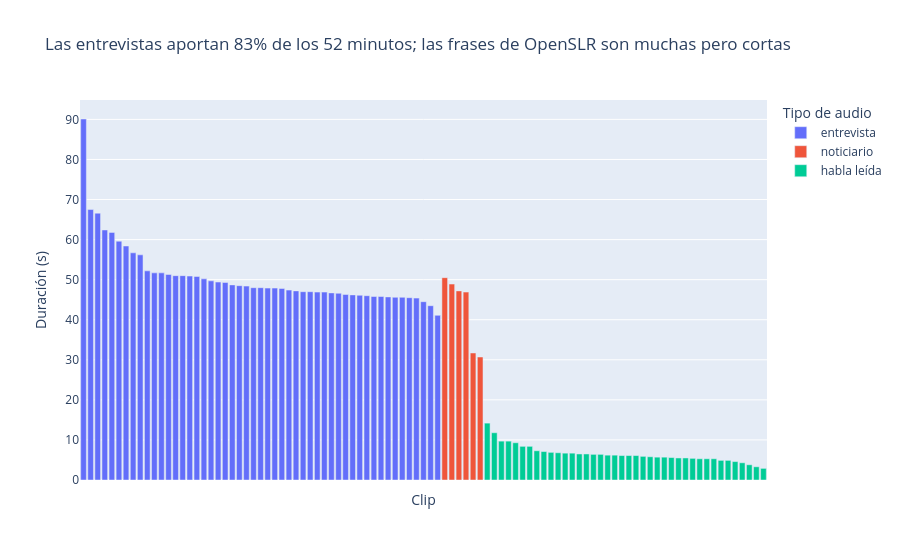

The notebook cell this image was saved under:
### Code cell
por_fuente = asr_res.groupby("tipo_audio")["duracion_seg"].sum().div(60).sort_values(ascending=False)
fig2 = px.bar(asr_res.sort_values("duracion_seg", ascending=False), x="id", y="duracion_seg", color="tipo_audio",
              title=f"Las entrevistas aportan {por_fuente.get('entrevista', 0) / por_fuente.sum():.0%} de los "
                    f"{por_fuente.sum():.0f} minutos; las frases de OpenSLR son muchas pero cortas",
              labels={"duracion_seg": "Duración (s)", "id": "Clip", "tipo_audio": "Tipo de audio"})
fig2.update_xaxes(showticklabels=False)
fig2.show()

### Figure 1 — Plotly figure (JSON) as saved in the notebook; plotly's stock layout.template omitted (floating-point values rounded to 4 significant figures)
{"data": [{"hovertemplate": "Tipo de audio=entrevista<br>Clip=%{x}<br>Duración (s)=%{y}<extra></extra>", "legendgroup": "entrevista", "marker": {"color": "#636efa", "pattern": {"shape": ""}}, "name": "entrevista", "orientation": "v", "showlegend": true, "textposition": "auto", "type": "bar", "x": ["clip_023", "clip_046", "clip_017", "clip_041", "clip_043", "clip_051", "clip_045", "clip_039", "clip_012", "clip_028", "clip_029", "clip_037", "clip_016", "clip_036", "clip_044", "clip_010", "clip_031", "clip_019", "clip_022", "clip_011", "clip_033", "clip_015", "clip_030", "clip_038", "clip_008", "clip_024", "clip_004", "clip_034", "clip_040", "clip_006", "clip_005", "clip_027", "clip_018", "clip_048", "clip_014", "clip_032", "clip_007", "clip_001", "clip_042", "clip_035", "clip_009", "clip_021", "clip_013", "clip_020", "clip_025", "clip_050", "clip_002", "clip_049", "clip_003", "clip_026", "clip_047"], "xaxis": "x", "y": [90.1, 67.5, 66.6, 62.4, 61.8, 59.6, 58.4, 56.7, 56.2, 52.2, 51.7, 51.7, 51.3, 51.0, 51.0, 50.9, 50.8, 50.2, 49.7, 49.4, 49.3, 48.7, 48.5, 48.4, 48.0, 48.0, 47.9, 47.9, 47.8, 47.4, 47.2, 47.0, 47.0, 46.9, 46.9, 46.7, 46.6, 46.3, 46.2, 46.1, 46.0, 45.8, 45.8, 45.7, 45.6, 45.6, 45.5, 45.4, 44.5, 43.5, 41.1], "yaxis": "y"}, {"hovertemplate": "Tipo de audio=noticiario<br>Clip=%{x}<br>Duración (s)=%{y}<extra></extra>", "legendgroup": "noticiario", "marker": {"color": "#EF553B", "pattern": {"shape": ""}}, "name": "noticiario", "orientation": "v", "showlegend": true, "textposition": "auto", "type": "bar", "x": ["clip_053", "clip_056", "clip_052", "clip_054", "clip_057", "clip_055"], "xaxis": "x", "y": [50.5, 48.9, 47.2, 46.9, 31.7, 30.7], "yaxis": "y"}, {"hovertemplate": "Tipo de audio=habla leída<br>Clip=%{x}<br>Duración (s)=%{y}<extra></extra>", "legendgroup": "habla leída", "marker": {"color": "#00cc96", "pattern": {"shape": ""}}, "name": "habla leída", "orientation": "v", "showlegend": true, "textposition": "auto", "type": "bar", "x": ["clip_079", "clip_058", "clip_062", "clip_064", "clip_061", "clip_085", "clip_077", "clip_065", "clip_083", "clip_069", "clip_086", "clip_076", "clip_075", "clip_097", "clip_078", "clip_088", "clip_082", "clip_096", "clip_074", "clip_081", "clip_094", "clip_093", "clip_084", "clip_090", "clip_073", "clip_070", "clip_059", "clip_060", "clip_091", "clip_087", "clip_071", "clip_063", "clip_072", "clip_066", "clip_068", "clip_095", "clip_092", "clip_067", "clip_089", "clip_080"], "xaxis": "x", "y": [14.2, 11.8, 9.7, 9.7, 9.3, 8.4, 8.4, 7.3, 7.1, 6.9, 6.8, 6.7, 6.7, 6.5, 6.5, 6.4, 6.4, 6.2, 6.2, 6.1, 6.1, 6.1, 5.9, 5.8, 5.7, 5.7, 5.6, 5.5, 5.5, 5.4, 5.3, 5.3, 5.3, 4.9, 4.9, 4.6, 4.3, 3.8, 3.3, 2.9], "yaxis": "y"}], "layout": {"barmode": "relative", "legend": {"title": {"text": "Tipo de audio"}, "tracegroupgap": 0}, "title": {"text": "Las entrevistas aportan 83% de los 52 minutos; las frases de OpenSLR son muchas pero cortas"}, "xaxis": {"anchor": "y", "domain": [0, 1], "showticklabels": false, "title": {"text": "Clip"}}, "yaxis": {"anchor": "x", "domain": [0, 1], "title": {"text": "Duración (s)"}}}}
